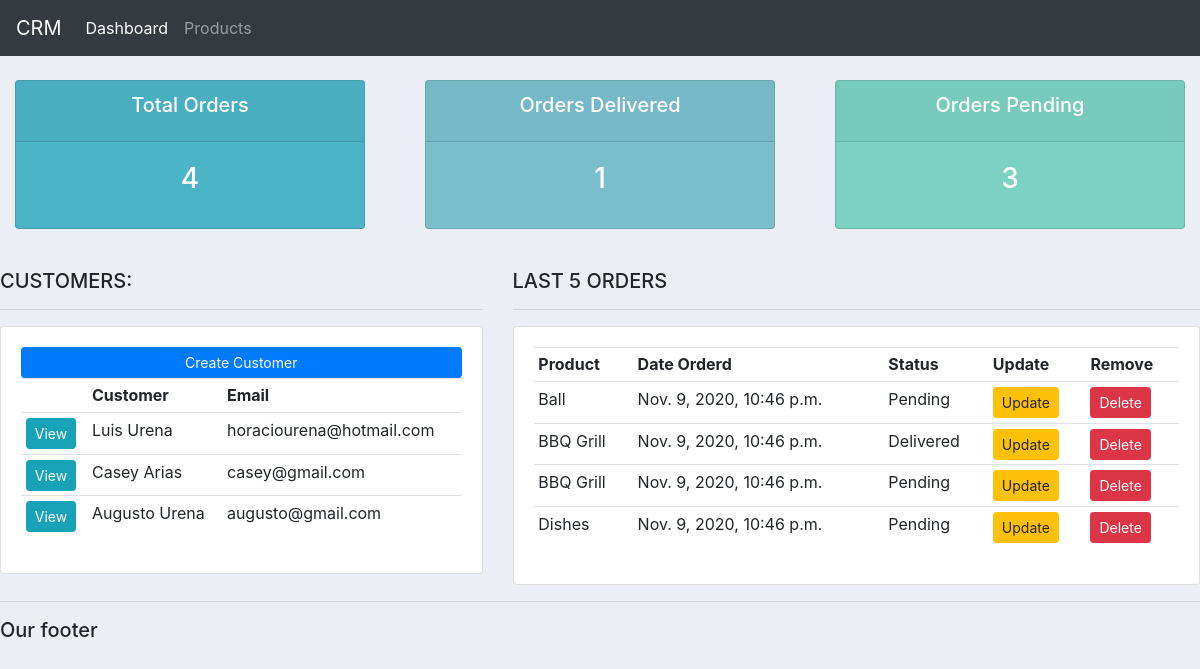
Before: / with the older database file.
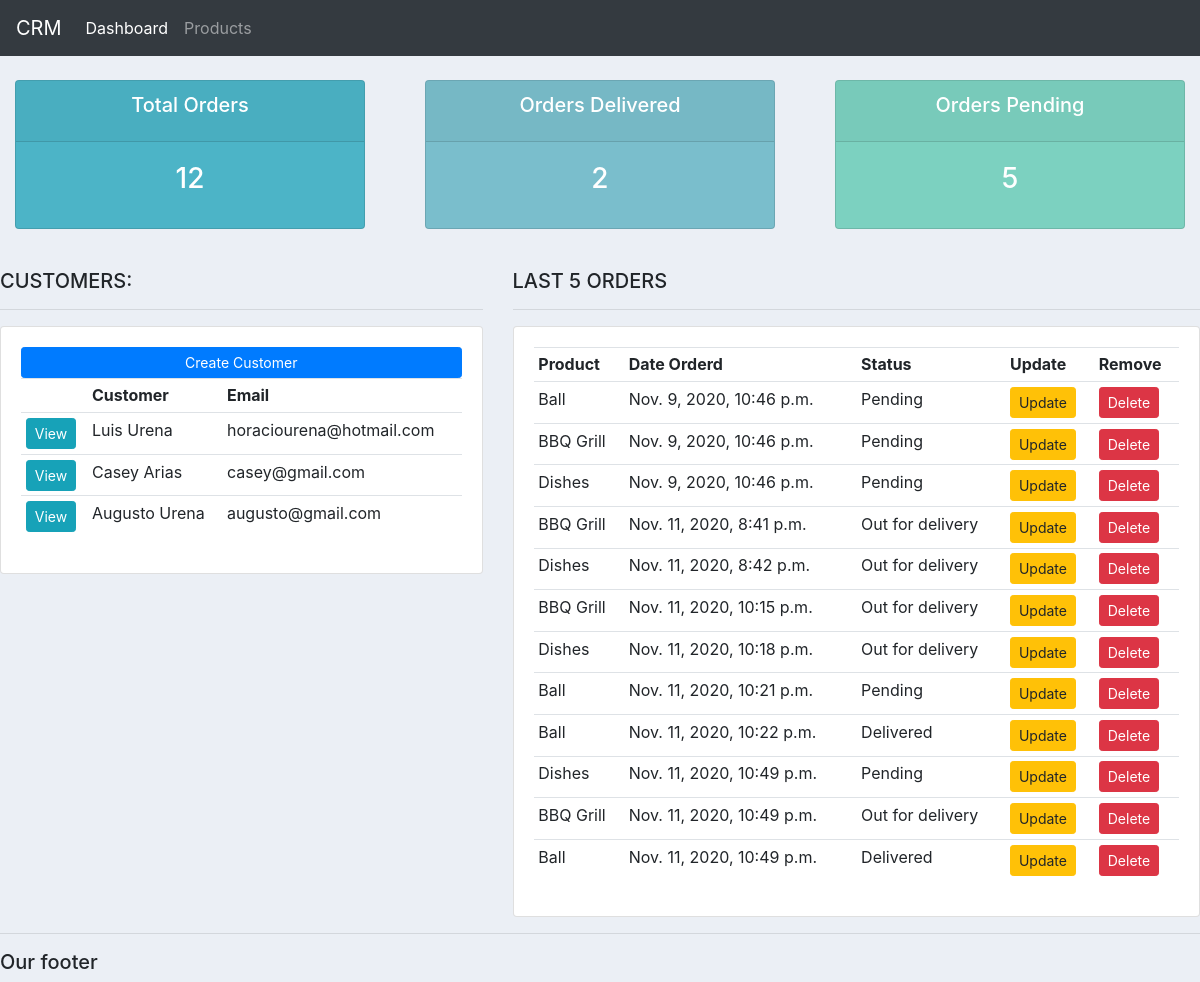
After: the same page with the newer database file.
### accounts/models.py (models this page shows, shortened)
class Customer(models.Model):
    name = models.CharField(max_length=100, null=True)
    phone = models.CharField(max_length=15, null=True)
    email = models.CharField(max_length=100, null=True)
    date_created = models.DateTimeField(auto_now_add=True, null=True)

class Order(models.Model):
    STATUS = (
        ('Pending', 'Pending'),
        ('Out for delivery', 'Out for delivery'),
        ('Delivered', 'Delivered'),
    )
    customer = models.ForeignKey(Customer, null=True, on_delete = models.SET_NULL)
    product = models.ForeignKey(Product, null=True, on_delete = models.SET_NULL)
    date_created = date_created = models.DateTimeField(auto_now_add=True, null=True)
    status = models.CharField(max_length=100, null=True, choices=STATUS)
    note = models.CharField(max_length=1000, null=True)

class Product(models.Model):
    CATEGORY = (
        ('Indoor', 'Indoor'),
        ('Outdoor', 'Outdoor'),
    )
    name = models.CharField(max_length=100, null=True)
    price = models.FloatField(null=True)
    category = models.CharField(max_length=100, null=True, choices=CATEGORY)
    description = models.CharField(max_length=100, null=True, blank=True)
    date_created = date_created = models.DateTimeField(auto_now_add=True, null=True)
    tags = models.ManyToManyField(Tag)
    def __str__(self):
        return self.name

### accounts/views.py (the view)
# urls.py: path('', views.home, name="home"),
def home(request):
    orders = Order.objects.all()
    customers = Customer.objects.all()
    total_customers = customers.count()
    total_orders = orders.count()
    delivered = orders.filter(status='Delivered').count()
    pending = orders.filter(status='Pending').count()
    context = {'orders': orders, 'customers': customers, 'total_customers': total_customers,
    'delivered': delivered, 'pending': pending, 'total_orders': total_orders}
    return render(request, 'accounts/dashboard.html', context)

### accounts/templates/accounts/dashboard.html
{%  extends 'accounts/main.html' %}
{% block content %}
{%  include 'accounts/status.html' %}
<br>
<div class="row">
	<div class="col-md-5">
		<h5>CUSTOMERS:</h5>
		<hr>
		<div class="card card-body">
			<a class="btn btn-primary  btn-sm btn-block" href="">Create Customer</a>
			<table class="table table-sm">
				<tr>
					<td></td>
					<th>Customer</th>
					<th>Email</th>
				</tr>
				{% for customer in customers %}
					<tr>
						<td><a class="btn btn-sm btn-info" href="{% url 'customers' customer.id %}">View</a></td>
						<td>{{customer.name}}</td>
						<td>{{customer.email}}</td>
					</tr>
				{% endfor %}
			</table>
		</div>
	</div>
	<div class="col-md-7">
		<h5>LAST 5 ORDERS</h5>
		<hr>
		<div class="card card-body">
			<table class="table table-sm">
				<tr>
					<th>Product</th>
					<th>Date Orderd</th>
					<th>Status</th>
					<th>Update</th>
					<th>Remove</th>
				</tr>
				{% for order in orders %}
					<tr>
						<td>{{order.product}}</td>
						<td>{{order.date_created}}</td>
						<td>{{order.status}}</td>
						<td><a class="btn btn-sm btn-warning" href="{% url 'update_order' order.id %}">Update</a></td>
						<td><a class="btn btn-sm btn-danger" href="{% url 'delete_order' order.id %}">Delete</a></td>
					</tr>
				{% endfor %}
			</table>
		</div>
	</div>
</div>
{% endblock %}

### accounts/templates/accounts/main.html (shortened to what this page needs)
{% load static %}
<!DOCTYPE html>
<html lang="en">
<head>
    <link rel="stylesheet" href="https://stackpath.bootstrapcdn.com/bootstrap/4.3.1/css/bootstrap.min.css"
>
    <link rel="stylesheet" type="text/css" href="{% static '/css/main.css' %}">
</head>
<body>
    {% include 'accounts/navbar.html' %}
    {% block content %}
    {% endblock %}
    <hr>
    <h5>Our footer</h5>
</body>
</html>

### accounts/templates/accounts/navbar.html (shortened to what this page needs)
{% load static %}
<nav class="navbar navbar-expand-lg navbar-dark bg-dark">
    <a class="navbar-brand" href="{% url 'home' %}">CRM</a>
    <div class="collapse navbar-collapse" id="navbarNav">
      <ul class="navbar-nav">
        <li class="nav-item active">
          <a class="nav-link" href="{% url 'home' %}">Dashboard</a>
        </li>
        <li class="nav-item">
          <a class="nav-link" href="{% url 'products' %}">Products</a>
      </ul>
    </div>
  </nav>

### accounts/templates/accounts/status.html
<br>
<div class="row">
	<div class="col">
		<div class="col-md">
			<div class="card text-center text-white  mb-3" id="total-orders">
			  	<div class="card-header">
			  		<h5 class="card-title">Total Orders</h5>
			  	</div>
			  	<div class="card-body">
			    	<h3 class="card-title">{{ total_orders }}</h3>
			  	</div>
			</div>
		</div>
	</div>
	<div class="col">
		<div class="col-md">
			<div class="card text-center text-white  mb-3" id="orders-delivered">
			  	<div class="card-header">
			  		<h5 class="card-title">Orders Delivered</h5>
			  	</div>
			  	<div class="card-body">
			    	<h3 class="card-title">{{ delivered }}</h3>
			  	</div>
			</div>
		</div>
	</div>
	<div class="col">
		<div class="col-md">
			<div class="card text-center text-white  mb-3" id="orders-pending">
			  	<div class="card-header">
			  		<h5 class="card-title">Orders Pending</h5>
			  	</div>
			  	<div class="card-body">
			    	<h3 class="card-title">{{ pending }}</h3>
			  	</div>
			</div>
		</div>
	</div>
</div>

### static/css/main.css (style rules this page uses)
body { background-color: #ebeff5; }
#total-orders { background-color: #4cb4c7; }
#orders-delivered { background-color: #7abecc; }
#orders-pending { background-color: #7CD1C0; }

Changed rows visible on the page:
removed Order: product "BBQ Grill", date_created "Nov. 9, 2020, 10:46 p.m.", status "Delivered"
added Order: product "BBQ Grill", date_created "Nov. 11, 2020, 8:41 p.m.", status "Out for delivery"
added Order: product "Dishes", date_created "Nov. 11, 2020, 8:42 p.m.", status "Out for delivery"
added Order: product "BBQ Grill", date_created "Nov. 11, 2020, 10:15 p.m.", status "Out for delivery"
added Order: product "Dishes", date_created "Nov. 11, 2020, 10:18 p.m.", status "Out for delivery"
added Order: product "Ball", date_created "Nov. 11, 2020, 10:21 p.m.", status "Pending"
added Order: product "Ball", date_created "Nov. 11, 2020, 10:22 p.m.", status "Delivered"
added Order: product "Dishes", date_created "Nov. 11, 2020, 10:49 p.m.", status "Pending"
added Order: product "BBQ Grill", date_created "Nov. 11, 2020, 10:49 p.m.", status "Out for delivery"
added Order: product "Ball", date_created "Nov. 11, 2020, 10:49 p.m.", status "Delivered"
Other visible differences:
{{ total_orders }}: "4" → "12"
{{ delivered }}: "1" → "2"
{{ pending }}: "3" → "5"
